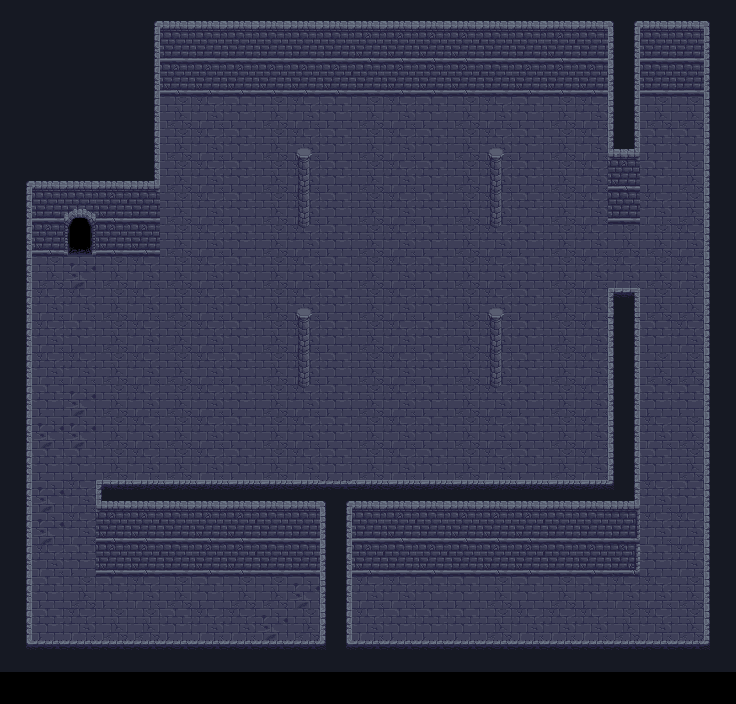

A level layout from a 2D game, rendered from its tile map. Below: a short description, then the map file with its tile-grid data intact:
An orthogonal 23x22 tile map with 32x32 px tiles, 3 tile layers (Floor, Walls, Tile Layer 3) and 4 objects.

<map version="1.10" tiledversion="1.11.0" orientation="orthogonal" renderorder="right-down" width="23" height="22" tilewidth="32" tileheight="32" infinite="0" nextlayerid="6" nextobjectid="8">
 <tileset firstgid="1" source="fantasy_dungeon_tileset.tsx" />
 <layer id="2" name="Floor" width="23" height="22">
  <data encoding="csv">
0,0,0,0,0,0,0,0,0,0,0,0,0,0,0,0,0,0,0,0,0,0,0,
0,0,0,0,0,0,0,0,0,0,0,0,0,0,0,0,0,0,0,0,0,0,0,
0,0,0,0,0,0,0,0,0,0,0,0,0,0,0,0,0,0,0,0,0,0,0,
0,0,0,0,0,292,293,294,292,293,294,292,293,294,292,293,294,292,293,0,292,292,0,
0,0,0,0,0,292,293,294,292,293,294,292,293,294,292,293,294,292,293,0,294,294,0,
0,0,0,0,0,292,293,294,292,293,294,292,293,294,292,293,294,292,293,0,294,292,0,
0,0,0,0,0,292,293,294,292,293,294,292,293,294,292,293,294,292,293,0,293,292,0,
0,0,0,0,0,292,293,294,292,293,294,292,293,294,292,293,294,292,293,292,292,293,0,
0,292,291,292,293,292,293,294,292,293,294,292,293,294,292,293,294,292,293,293,292,293,0,
0,293,293,292,293,292,293,294,292,293,294,292,293,294,292,293,294,292,293,0,292,292,0,
0,293,294,292,293,292,293,294,292,293,294,292,293,294,292,293,294,292,293,0,294,293,0,
0,293,293,292,293,292,293,294,292,293,294,292,293,294,292,293,294,292,293,0,292,292,0,
0,294,291,292,293,292,293,294,292,293,294,292,293,294,292,293,294,292,293,0,294,294,0,
0,291,291,292,293,292,293,294,292,293,294,292,293,294,292,293,294,292,293,0,293,292,0,
0,294,294,292,293,292,293,294,292,293,294,292,293,294,292,293,294,292,293,0,294,292,0,
0,291,293,0,0,0,0,0,0,0,0,0,0,0,0,0,0,0,0,0,293,294,0,
0,291,293,0,0,0,0,0,0,0,0,0,0,0,0,0,0,0,0,0,293,293,0,
0,293,294,0,0,0,0,0,0,0,0,0,0,0,0,0,0,0,0,0,294,293,0,
0,294,292,294,293,292,294,292,292,291,0,293,293,294,294,292,294,292,294,293,293,292,0,
0,294,293,292,292,294,293,293,291,292,0,293,294,294,294,292,293,293,293,292,293,292,0,
0,0,0,0,0,0,0,0,0,0,0,0,0,0,0,0,0,0,0,0,0,0,0,
0,0,0,0,0,0,0,0,0,0,0,0,0,0,0,0,0,0,0,0,0,0,0
</data>
 </layer>
 <layer id="3" name="Walls" width="23" height="22">
  <data encoding="csv">
51,51,51,51,52,75,75,75,75,75,75,75,75,75,75,75,75,75,75,54,75,75,50,
51,51,51,51,25,99,99,99,99,99,99,123,123,123,123,99,99,123,99,36,99,99,29,
51,51,51,51,25,123,123,123,123,123,123,99,123,123,123,99,123,123,123,36,99,99,29,
51,51,51,51,25,0,0,0,0,0,0,0,0,0,0,0,0,0,0,36,0,0,29,
51,51,51,51,25,0,0,0,0,296,0,0,0,0,0,296,0,0,0,60,0,0,29,
52,75,75,75,76,0,0,0,0,320,0,0,0,0,0,320,0,0,0,123,0,0,29,
25,99,99,123,99,0,0,0,0,320,0,0,0,0,0,320,0,0,0,99,0,0,29,
25,123,123,123,123,0,0,0,0,344,0,0,0,0,0,344,0,0,0,0,0,0,29,
25,0,0,0,0,0,0,0,0,0,0,0,0,0,0,0,0,0,0,0,0,0,29,
25,0,0,0,0,0,0,0,0,296,0,0,0,0,0,296,0,0,0,12,0,0,29,
25,0,0,0,0,0,0,0,0,320,0,0,0,0,0,320,0,0,0,36,0,0,29,
25,0,0,0,0,0,0,0,0,320,0,0,0,0,0,320,0,0,0,36,0,0,29,
25,0,0,0,0,0,0,0,0,344,0,0,0,0,0,344,0,0,0,36,0,0,29,
25,0,0,0,0,0,0,0,0,0,0,0,0,0,0,0,0,0,0,36,0,0,29,
25,0,0,0,0,0,0,0,0,0,0,0,0,0,0,0,0,0,0,36,0,0,29,
25,0,0,57,58,58,58,58,58,58,34,58,58,58,58,58,58,58,58,56,0,0,29,
25,0,0,123,123,99,123,123,99,99,36,99,123,99,123,123,123,99,99,100,0,0,29,
25,0,0,123,123,99,123,123,99,99,36,123,99,123,99,123,123,99,123,124,0,0,29,
25,0,0,0,0,0,0,0,0,0,36,0,0,0,0,0,0,0,0,0,0,0,29,
25,0,0,0,0,0,0,0,0,0,36,0,0,0,0,0,0,0,0,0,0,0,29,
28,3,3,3,3,3,3,3,3,3,30,3,3,3,3,3,3,3,3,3,3,3,26,
0,0,0,0,0,0,0,0,0,0,0,0,0,0,0,0,0,0,0,0,0,0,0
</data>
 </layer>
 <objectgroup id="5" name="Lights">
  <object id="4" x="496" y="352">
   <point />
  </object>
  <object id="5" x="303.5" y="352">
   <point />
  </object>
  <object id="6" x="307.5" y="60">
   <point />
  </object>
  <object id="7" x="496.5" y="58.5">
   <point />
  </object>
 </objectgroup>
 <layer id="4" name="Tile Layer 3" width="23" height="22">
  <data encoding="csv">
0,0,0,0,0,0,0,0,0,0,0,0,0,0,0,0,0,0,0,0,0,0,0,
0,0,0,0,0,0,0,0,0,0,0,0,0,0,0,0,0,0,0,0,0,0,0,
0,0,0,0,0,0,0,0,0,0,0,0,0,0,0,0,0,0,0,0,0,0,0,
0,0,0,0,0,0,0,0,0,0,0,0,0,0,0,0,0,0,0,0,0,0,0,
0,0,0,0,0,0,0,0,0,0,0,0,0,0,0,0,0,0,0,0,0,0,0,
0,0,0,0,0,0,0,0,0,0,0,0,0,0,0,0,0,0,0,0,0,0,0,
0,0,297,0,0,0,0,0,0,0,0,0,0,0,0,0,0,0,0,0,0,0,0,
0,0,321,0,0,0,0,0,0,0,0,0,0,0,0,0,0,0,0,0,0,0,0,
0,0,0,0,0,0,0,0,0,0,0,0,0,0,0,0,0,0,0,0,0,0,0,
0,0,0,0,0,0,0,0,0,0,0,0,0,0,0,0,0,0,0,0,0,0,0,
0,0,0,0,0,0,0,0,0,0,0,0,0,0,0,0,0,0,0,0,0,0,0,
0,0,0,0,0,0,0,0,0,0,0,0,0,0,0,0,0,0,0,0,0,0,0,
0,0,0,0,0,0,0,0,0,0,0,0,0,0,0,0,0,0,0,0,0,0,0,
0,0,0,0,0,0,0,0,0,0,0,0,0,0,0,0,0,0,0,0,0,0,0,
0,0,0,0,0,0,0,0,0,0,0,0,0,0,0,0,0,0,0,0,0,0,0,
0,0,0,0,0,0,0,0,0,0,0,0,0,0,0,0,0,0,0,0,0,0,0,
0,0,0,0,0,0,0,0,0,0,0,0,0,0,0,0,0,0,0,0,0,0,0,
0,0,0,0,0,0,0,0,0,0,0,0,0,0,0,0,0,0,0,0,0,0,0,
0,0,0,0,0,0,0,0,0,0,0,0,0,0,0,0,0,0,0,0,0,0,0,
0,0,0,0,0,0,0,0,0,0,0,0,0,0,0,0,0,0,0,0,0,0,0,
0,0,0,0,0,0,0,0,0,0,0,0,0,0,0,0,0,0,0,0,0,0,0,
0,0,0,0,0,0,0,0,0,0,0,0,0,0,0,0,0,0,0,0,0,0,0
</data>
 </layer>
</map>
